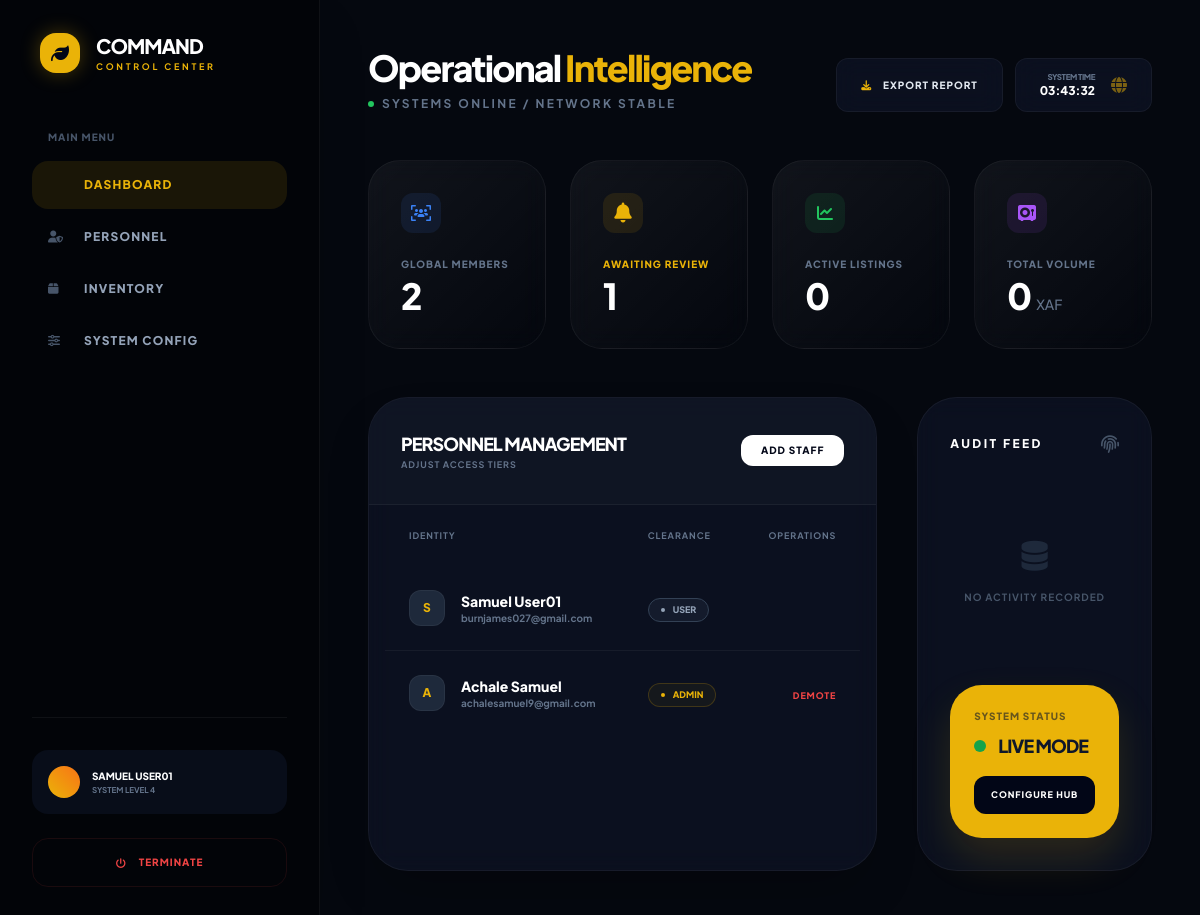
/admin_dashboard.php (signed in), run on the app's committed database.
### tables this page shows
CREATE TABLE `users` (
  `id` int(11) NOT NULL,
  `username` varchar(50) NOT NULL,
  `email` varchar(100) NOT NULL,
  `password` varchar(255) NOT NULL,
  `hub_location` varchar(100) DEFAULT NULL,
  `role` varchar(20) DEFAULT 'user',
  `created_at` timestamp NOT NULL DEFAULT current_timestamp()
);

CREATE TABLE `system_settings` (
  `id` int(11) NOT NULL,
  `setting_key` varchar(50) NOT NULL,
  `setting_value` varchar(255) NOT NULL
);

### admin_dashboard.php (the view, shortened to what this page needs)
<?php
require_once 'db.php';
$m_status = 0;
$totalUsers = 0;
$pendingProducts = 0;
$activeProducts = 0;
$totalRevenue = 0;
$recent_logs = [];
$all_users = [];
try {
    $tableCheck = $pdo->query("SHOW TABLES LIKE 'system_settings'")->rowCount();
    if($tableCheck > 0) {
        $m_stmt = $pdo->query("SELECT setting_value FROM system_settings WHERE setting_key = 'maintenance_mode'");
        $m_status = $m_stmt->fetchColumn();
    }
    $totalUsers = $pdo->query("SELECT COUNT(*) FROM users")->fetchColumn() ?: 0;
    if($pdo->query("SHOW TABLES LIKE 'products'")->rowCount() > 0) {
        $pendingProducts = $pdo->query("SELECT COUNT(*) FROM products WHERE status = 'pending'")->fetchColumn() ?: 0;
        $activeProducts = $pdo->query("SELECT COUNT(*) FROM products WHERE status = 'active'")->fetchColumn() ?: 0;
    }
    if($pdo->query("SHOW TABLES LIKE 'transactions'")->rowCount() > 0) {
        $totalRevenue = $pdo->query("SELECT SUM(amount_paid) FROM transactions WHERE payment_status = 'released'")->fetchColumn() ?: 0;
    }
    if($pdo->query("SHOW TABLES LIKE 'audit_logs'")->rowCount() > 0) {
        $recent_logs = $pdo->query("SELECT a.*, u.username FROM audit_logs a JOIN users u ON a.admin_id = u.id ORDER BY a.created_at DESC LIMIT 5")->fetchAll();
    }
    $all_users = $pdo->query("SELECT id, username, email, role FROM users ORDER BY id DESC LIMIT 10")->fetchAll();
} catch (PDOException $e) {
    $error_msg = $e->getMessage();
}
?>
<!DOCTYPE html>
<html lang="en" class="scroll-smooth">
<head>
    <script src="https://cdn.tailwindcss.com"></script>
    <link rel="stylesheet" href="https://cdnjs.cloudflare.com/ajax/libs/font-awesome/6.4.0/css/all.min.css">
</head>
<body class="text-slate-200">
    <div class="flex min-h-screen">
        <aside class="w-80 bg-[#020408] border-r border-white/5 flex flex-col p-8 fixed h-full shadow-2xl z-50">
            <div class="flex items-center gap-4 mb-14 px-2">
                <div class="h-10 w-10 bg-yellow-500 rounded-2xl flex items-center justify-center text-slate-950 shadow-[0_0_20px_rgba(234,179,8,0.3)]">
                    <i class="fas fa-leaf text-lg"></i>
                </div>
                <div>
                    <h2 class="font-black text-xl tracking-tighter text-white">COMMAND</h2>
                    <p class="text-[9px] font-bold text-yellow-500 tracking-[0.3em] uppercase">Control Center</p>
                </div>
            </div>
            <nav class="space-y-1">
                <p class="text-[10px] font-black text-slate-600 uppercase tracking-widest mb-4 ml-4">Main Menu</p>
                <a href="#" class="flex items-center gap-4 bg-yellow-500/10 text-yellow-500 p-4 rounded-2xl text-xs font-black uppercase tracking-widest transition-all">
                    <i class="fas fa-grid-2 w-5"></i> Dashboard
                </a>
                <a href="#personnel" class="flex items-center gap-4 text-slate-400 p-4 rounded-2xl text-xs font-black uppercase tracking-widest hover:bg-white/5 hover:text-white transition-all">
                    <i class="fas fa-user-shield w-5 text-slate-600"></i> Personnel
                </a>
                <a href="#" class="flex items-center gap-4 text-slate-400 p-4 rounded-2xl text-xs font-black uppercase tracking-widest hover:bg-white/5 hover:text-white transition-all">
                    <i class="fas fa-box w-5 text-slate-600"></i> Inventory
                </a>
                <a href="admin_settings.php" class="flex items-center gap-4 text-slate-400 p-4 rounded-2xl text-xs font-black uppercase tracking-widest hover:bg-white/5 hover:text-white transition-all">
                    <i class="fas fa-sliders w-5 text-slate-600"></i> System Config
                </a>
            </nav>
            <div class="mt-auto pt-8 border-t border-white/5">
                <div class="bg-slate-900/50 p-4 rounded-2xl mb-6 flex items-center gap-3">
                    <div class="h-8 w-8 rounded-full bg-gradient-to-tr from-yellow-500 to-orange-500"></div>
                    <div>
                        <p class="text-[10px] font-black uppercase text-white"><?= $_SESSION['username'] ?? 'Root Admin' ?></p>
                        <p class="text-[8px] font-bold text-slate-500 uppercase">System Level 4</p>
                    </div>
                </div>
                <a href="logout.php" class="flex items-center justify-center gap-3 w-full py-4 rounded-2xl text-[10px] font-black uppercase tracking-widest text-red-500 hover:bg-red-500/10 transition-all border border-red-500/10">
                    <i class="fas fa-power-off"></i> Terminate
                </a>
            </div>
        </aside>
        <main class="flex-1 ml-80 p-12 bg-[#05080f]">
            <header class="flex justify-between items-end mb-12">
                <div>
                    <h1 class="text-4xl font-black text-white tracking-tighter">Operational <span class="text-yellow-500">Intelligence</span></h1>
                    <p class="text-xs font-bold text-slate-500 uppercase tracking-[0.2em] mt-2 flex items-center gap-2">
                        <span class="h-1.5 w-1.5 bg-green-500 rounded-full animate-pulse"></span> Systems Online / Network Stable
                    </p>
                </div>
                <div class="flex gap-3">
                    <button class="glass-card px-6 py-3 rounded-xl text-[10px] font-black uppercase tracking-widest hover:border-yellow-500/50 transition-all">
                        <i class="fas fa-download mr-2 text-yellow-500"></i> Export Report
                    </button>
                    <div class="glass-card px-6 py-3 rounded-xl flex items-center gap-4">
                        <div class="text-right">
                            <p class="text-[8px] font-black text-slate-500 uppercase tracking-tighter">System Time</p>
                            <p class="text-xs font-black text-white"><?= date('H:i:s') ?></p>
                        </div>
                        <i class="fas fa-globe text-yellow-500 opacity-50"></i>
                    </div>
                </div>
            </header>
            <div class="grid grid-cols-4 gap-6 mb-12">
                <div class="glass-card stat-gradient p-8 rounded-[2rem] hover:scale-[1.02] transition-transform cursor-pointer">
                    <div class="h-10 w-10 rounded-xl bg-blue-500/10 text-blue-500 flex items-center justify-center mb-6">
                        <i class="fas fa-users-viewfinder"></i>
                    </div>
                    <p class="text-[10px] font-black uppercase text-slate-500 tracking-widest">Global Members</p>
                    <h3 class="text-4xl font-black text-white mt-1"><?= number_format($totalUsers) ?></h3>
                </div>
                <div class="glass-card stat-gradient p-8 rounded-[2rem] hover:scale-[1.02] transition-transform cursor-pointer">
                    <div class="h-10 w-10 rounded-xl bg-yellow-500/10 text-yellow-500 flex items-center justify-center mb-6 text-xl animate-pulse">
                        <i class="fas fa-bell"></i>
                    </div>
                    <p class="text-[10px] font-black uppercase text-yellow-500 tracking-widest">Awaiting Review</p>
                    <h3 class="text-4xl font-black text-white mt-1"><?= $pendingProducts ?></h3>
                </div>
                <div class="glass-card stat-gradient p-8 rounded-[2rem] hover:scale-[1.02] transition-transform cursor-pointer">
                    <div class="h-10 w-10 rounded-xl bg-green-500/10 text-green-500 flex items-center justify-center mb-6">
                        <i class="fas fa-chart-line"></i>
                    </div>
                    <p class="text-[10px] font-black uppercase text-slate-500 tracking-widest">Active Listings</p>
                    <h3 class="text-4xl font-black text-white mt-1"><?= $activeProducts ?></h3>
                </div>
                <div class="glass-card stat-gradient p-8 rounded-[2rem] hover:scale-[1.02] transition-transform cursor-pointer">
                    <div class="h-10 w-10 rounded-xl bg-purple-500/10 text-purple-500 flex items-center justify-center mb-6">
                        <i class="fas fa-vault"></i>
                    </div>
                    <p class="text-[10px] font-black uppercase text-slate-500 tracking-widest">Total Volume</p>
                    <h3 class="text-4xl font-black text-white mt-1"><?= number_format($totalRevenue) ?><span class="text-sm ml-1 text-slate-500 font-medium">XAF</span></h3>
                </div>
            </div>
            <div class="grid grid-cols-3 gap-10">
                <div class="col-span-2 glass-card rounded-[2.5rem] overflow-hidden shadow-2xl" id="personnel">
                    <div class="p-8 border-b border-white/5 flex justify-between items-center bg-white/[0.02]">
                        <div>
                            <h3 class="text-lg font-black uppercase tracking-tighter text-white">Personnel Management</h3>
                            <p class="text-[9px] font-bold text-slate-500 uppercase tracking-widest">Adjust access tiers</p>
                        </div>
                        <button class="bg-white text-slate-950 px-5 py-2 rounded-xl text-[10px] font-black uppercase tracking-widest hover:bg-yellow-500 transition-colors">Add Staff</button>
                    </div>
                    <div class="overflow-x-auto px-4 pb-4">
                        <table class="w-full text-left">
                            <thead class="text-[9px] font-black uppercase tracking-widest text-slate-500">
                                <tr>
                                    <th class="px-6 py-6">Identity</th>
                                    <th class="px-6 py-6">Clearance</th>
                                    <th class="px-6 py-6 text-right">Operations</th>
                                </tr>
                            </thead>
                            <tbody class="divide-y divide-white/5">
                                <?php foreach($all_users as $user): ?>
                                <tr class="group hover:bg-white/[0.01] transition-all">
                                    <td class="px-6 py-6 flex items-center gap-4">
                                        <div class="h-9 w-9 rounded-xl bg-slate-800 flex items-center justify-center font-black text-xs text-yellow-500 border border-white/5">
                                            <?= strtoupper(substr($user['username'], 0, 1)) ?>
                                        </div>
                                        <div>
                                            <p class="text-sm font-black text-white"><?= htmlspecialchars($user['username']) ?></p>
                                            <p class="text-[10px] font-bold text-slate-500"><?= htmlspecialchars($user['email']) ?></p>
                                        </div>
                                    </td>
                                    <td class="px-6 py-6">
                                        <div class="inline-flex items-center gap-2 px-3 py-1 rounded-full border <?= $user['role'] == 'admin' ? 'border-yellow-500/20 bg-yellow-500/5 text-yellow-500' : 'border-slate-700 bg-slate-800/50 text-slate-400' ?> text-[9px] font-black uppercase">
                                            <span class="h-1 w-1 rounded-full bg-current"></span>
                                            <?= $user['role'] ?>
                                        </div>
                                    </td>
                                    <td class="px-6 py-6 text-right">
                                        <form action="update_role.php" method="POST">
                                            <?php if($user['role'] !== 'admin'): ?>
                                                <button name="new_role" value="admin" class="text-[9px] font-black uppercase tracking-widest opacity-0 group-hover:opacity-100 transition-all text-slate-400 hover:text-white underline decoration-yellow-500">Promote</button>
                                            <?php else: ?>
                                                <button name="new_role" value="farmer" class="text-[9px] font-black uppercase tracking-widest text-red-500 hover:text-red-400">Demote</button>
                                            <?php endif; ?>
                                        </form>
                                    </td>
                                </tr>
                                <?php endforeach; ?>
                            </tbody>
                        </table>
                    </div>
                </div>
                <div class="glass-card rounded-[2.5rem] p-8">
                    <div class="flex items-center justify-between mb-10">
                        <h4 class="text-xs font-black uppercase tracking-[0.2em] text-white">Audit Feed</h4>
                        <i class="fas fa-fingerprint text-slate-600 text-lg"></i>
                    </div>
                    <div class="space-y-6">
                        <?php if(empty($recent_logs)): ?>
                            <div class="text-center py-10">
                                <i class="fas fa-database text-slate-800 text-3xl mb-4"></i>
                                <p class="text-[10px] font-bold text-slate-600 uppercase tracking-widest">No activity recorded</p>
                            </div>
                        <?php endif; ?>
                    </div>
                    <div class="mt-10 bg-yellow-500 p-6 rounded-[2rem] text-slate-900 shadow-[0_20px_40px_rgba(234,179,8,0.15)]">
                        <p class="text-[10px] font-black uppercase tracking-widest opacity-60 mb-2">System Status</p>
                        <div class="flex items-center gap-3 mb-4">
                            <span class="h-3 w-3 rounded-full <?= $m_status ? 'bg-red-600' : 'bg-green-600' ?> animate-pulse"></span>
                            <h5 class="text-lg font-black uppercase tracking-tighter"><?= $m_status ? 'Maintenance' : 'Live Mode' ?></h5>
                        </div>
                        <a href="admin_settings.php" class="block w-full text-center bg-slate-950 text-white py-3 rounded-xl text-[9px] font-black uppercase tracking-widest hover:scale-105 transition-all">Configure Hub</a>
                    </div>
                </div>
            </div>
        </main>
    </div>
</body>
</html>

### admin_dashboard.php (style rules this page uses)
body { font-family: 'Plus Jakarta Sans', sans-serif; background-color: #05080f; }
.glass-card { background: rgba(15, 23, 42, 0.6); backdrop-filter: blur(12px); border: 1px solid rgba(255, 255, 255, 0.05); }
.stat-gradient { background: linear-gradient(135deg, rgba(255,255,255,0.05) 0%, rgba(255,255,255,0) 100%); }

### data on the page
users: username "S", username "Samuel User01", email "burnjames027@gmail.com", role "USER"
users: username "A", username "Achale Samuel", email "achalesamuel9@gmail.com", role "ADMIN", shows "DEMOTE"

### other printed values
$_SESSION['username'] "SAMUEL USER01"
$totalUsers "2"
$pendingProducts "1"
$activeProducts "0"
$totalRevenue "0"
